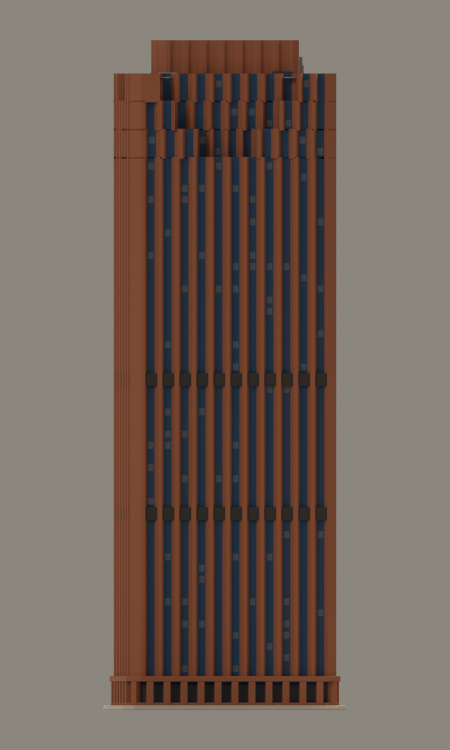
#> input picture artifacts/555-california/555-california-north.png, 900 x 1500 px (shown at 1/2 size); its folder holds 5 pictures in this run
$ python make_contact_sheet.py
#> lines starting #> are read from the running program, lines starting #| are printed output that depends on the picture
"""Compose the six review renders into 555-california-contact-sheet.png."""

from pathlib import Path

from PIL import Image, ImageDraw, ImageFont

HERE = Path(__file__).resolve().parent
BG = (237, 227, 209)
INK = (58, 52, 44)


def _font():
    for p in (
        "/usr/share/fonts/truetype/dejavu/DejaVuSans-Bold.ttf",
        "/System/Library/Fonts/Supplemental/Arial Bold.ttf",
        "/System/Library/Fonts/Helvetica.ttc",
    ):
        try:
            return ImageFont.truetype(p, 34)
        except OSError:
            continue
    return ImageFont.load_default()


FONT = _font()
VIEWS = ["north", "east", "south", "west", "top", "aerial"]
COLS = 3
PAD = 40
LABEL_H = 56
CELL_W = 460


def load(view):
#> called with view = 'north'
    img = Image.open(HERE / f"555-california-{view}.png").convert("RGB")
    w = CELL_W
    h = round(img.height * w / img.width)
#> h = 767
    return img.resize((w, h), Image.LANCZOS)
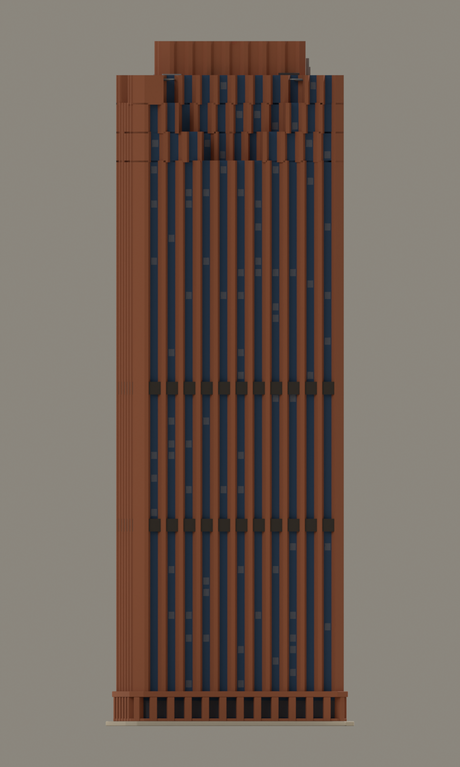
#> returned value: PIL image 460x767 RGB; mean R, G, B 113.6, 100, 91.2


def main():
    tiles = [load(v) for v in VIEWS]
    rows = [tiles[i : i + COLS] for i in range(0, len(tiles), COLS)]
    row_h = [LABEL_H + max(t.height for t in r) for r in rows]
    width = PAD + COLS * (CELL_W + PAD)
    height = PAD + sum(h + PAD for h in row_h)
    sheet = Image.new("RGB", (width, height), BG)
    draw = ImageDraw.Draw(sheet)

    y = PAD
    for ri, row in enumerate(rows):
        for ci, tile in enumerate(row):
            cx = PAD + ci * (CELL_W + PAD) + CELL_W // 2
            label = VIEWS[ri * COLS + ci].upper()
            draw.text((cx, y + LABEL_H // 2), label, font=FONT, fill=INK, anchor="mm")
            sheet.paste(tile, (cx - tile.width // 2, y + LABEL_H))
        y += row_h[ri] + PAD

    out = HERE / "555-california-contact-sheet.png"
    sheet.save(out)
    print(f"[contact-sheet] {out}")


if __name__ == "__main__":
#> (the run stopped early here; a loop or call above may not have finished)
